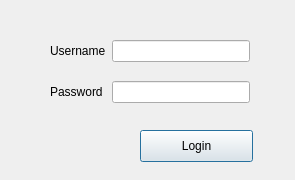
<?xml version="1.0" encoding="UTF-8"?>
<ui version="4.0">
 <class>AdminLogin</class>
 <widget class="QDialog" name="AdminLogin">
  <property name="geometry">
   <rect>
    <x>0</x>
    <y>0</y>
    <width>295</width>
    <height>180</height>
   </rect>
  </property>
  <property name="windowTitle">
   <string>Dialog</string>
  </property>
  <widget class="QPushButton" name="login">
   <property name="geometry">
    <rect>
     <x>140</x>
     <y>130</y>
     <width>113</width>
     <height>32</height>
    </rect>
   </property>
   <property name="text">
    <string>Login</string>
   </property>
  </widget>
  <widget class="QWidget" name="">
   <property name="geometry">
    <rect>
     <x>50</x>
     <y>27</y>
     <width>200</width>
     <height>91</height>
    </rect>
   </property>
   <layout class="QVBoxLayout" name="verticalLayout">
    <item>
     <layout class="QHBoxLayout" name="horizontalLayout_2">
      <item>
       <widget class="QLabel" name="label_3">
        <property name="text">
         <string>Username</string>
        </property>
       </widget>
      </item>
      <item>
       <widget class="QLineEdit" name="username"/>
      </item>
     </layout>
    </item>
    <item>
     <layout class="QHBoxLayout" name="horizontalLayout">
      <item>
       <widget class="QLabel" name="label_2">
        <property name="text">
         <string>Password </string>
        </property>
       </widget>
      </item>
      <item>
       <widget class="QLineEdit" name="password">
        <property name="maxLength">
         <number>16</number>
        </property>
        <property name="echoMode">
         <enum>QLineEdit::Password</enum>
        </property>
       </widget>
      </item>
     </layout>
    </item>
   </layout>
  </widget>
 </widget>
 <resources/>
 <connections/>
</ui>
